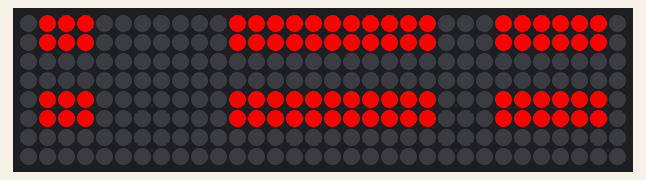
Recording of a sketch running on a simulated Arduino Uno, built with avr-gcc and run on an emulated ATmega328P. Parts: 32×8 RGB LED matrix (first LED top left, wired row by row).

Above: at 1.46 s.

The sketch:

matruix.ino
```cpp
#include <Adafruit_NeoPixel.h>

#define PIN 7
#define WIDTH 32
#define HEIGHT 8
#define NUM_LEDS 256

const int DISPLAY_TIME_MS = 70;

Adafruit_NeoPixel matrix(NUM_LEDS, PIN, NEO_GRB + NEO_KHZ800);

int XY(int x, int y)
{
  if (x % 2 == 0)
    return x * HEIGHT + y;
  else
    return x * HEIGHT + (HEIGHT - 1 - y);
}

// Corazón pequeño
const byte heartSmall[8] =
{
  B00000000,
  B00100100,
  B01111110,
  B01111110,
  B00111100,
  B00011000,
  B00000000,
  B00000000
};

// Corazón grande
const byte heartLarge[8] =
{
  B01100110,
  B11111111,
  B11111111,
  B11111111,
  B01111110,
  B00111100,
  B00011000,
  B00000000
};

void drawBitmap(const byte bmp[8], int xOffset, uint32_t color)
{
  for (int y = 0; y < 8; y++)
  {
    for (int x = 0; x < 8; x++)
    {
      if (bmp[y] & (1 << (7 - x)))
      {
        matrix.setPixelColor(XY(xOffset + x, y), color);
      }
    }
  }
}

void showHeart(const byte bmp[8], int block)
{
  matrix.clear();

  drawBitmap(
    bmp,
    block * 8,
    matrix.Color(255, 0, 0)
  );

  matrix.show();
}

void setup()
{
  matrix.begin();
  matrix.clear();
  matrix.show();
}

void showTwoHearts(const byte bmp[8], int block1, int block2)
{
  matrix.clear();

  drawBitmap(bmp, block1 * 8, matrix.Color(255, 0, 0));
  drawBitmap(bmp, block2 * 8, matrix.Color(255, 0, 0));

  matrix.show();
}

void loop()
{
  // Bloques 1 y 3
  showTwoHearts(heartSmall, 0, 2);
  delay(DISPLAY_TIME_MS);

  showTwoHearts(heartLarge, 0, 2);
  delay(DISPLAY_TIME_MS);

  showTwoHearts(heartLarge, 0, 2);
  delay(DISPLAY_TIME_MS);

  showTwoHearts(heartSmall, 0, 2);
  delay(DISPLAY_TIME_MS);

  matrix.clear();
  matrix.show();
  delay(300);

  // Bloques 2 y 4
  showTwoHearts(heartSmall, 1, 3);
  delay(DISPLAY_TIME_MS);

  showTwoHearts(heartLarge, 1, 3);
  delay(DISPLAY_TIME_MS);

  showTwoHearts(heartLarge, 1, 3);
  delay(DISPLAY_TIME_MS);

  showTwoHearts(heartSmall, 1, 3);
  delay(DISPLAY_TIME_MS);

  matrix.clear();
  matrix.show();
  delay(300);
}
```
